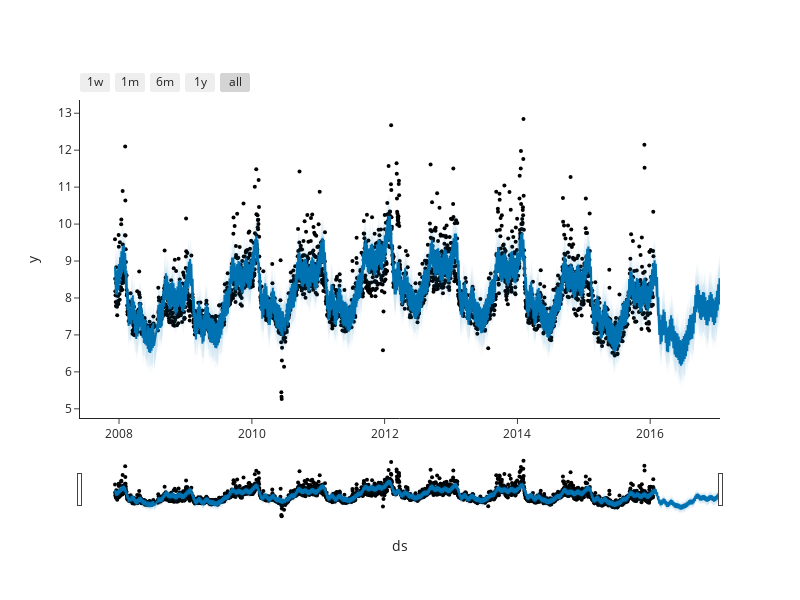

The code cell stored with this chart in its notebook:
### Markdown cell above
`df_forecast` is essentially a decomposition of our original trend and forecast, through Prophet. We can use this DataFrame to plot (and evaluate) the forecast.

### Code cell
fig = plot_plotly(model, df_forecast, figsize=(800, 600))
fig.update_layout(template='simple_white')

### Figure 1 — Plotly figure (JSON) as saved in the notebook; plotly's stock layout.template omitted (floating-point values rounded to 4 significant figures; data arrays with more than 128 entries replaced by an {"elided": "..."} marker saying what was removed)
{"data": [{"marker": {"color": "black", "size": 4}, "mode": "markers", "name": "Actual", "type": "scatter", "x": {"elided": "2905 str values"}, "y": {"elided": "2905 float values"}}, {"hoverinfo": "skip", "line": {"width": 0}, "mode": "lines", "type": "scatter", "x": {"elided": "3270 str values"}, "y": {"elided": "3270 float values"}}, {"fill": "tonexty", "fillcolor": "rgba(0, 114, 178, 0.2)", "line": {"color": "#0072B2", "width": 2}, "mode": "lines", "name": "Predicted", "type": "scatter", "x": {"elided": "3270 str values"}, "y": {"elided": "3270 float values"}}, {"fill": "tonexty", "fillcolor": "rgba(0, 114, 178, 0.2)", "hoverinfo": "skip", "line": {"width": 0}, "mode": "lines", "type": "scatter", "x": {"elided": "3270 str values"}, "y": {"elided": "3270 float values"}}], "layout": {"height": 600, "showlegend": false, "width": 800, "xaxis": {"rangeselector": {"buttons": [{"count": 7, "label": "1w", "step": "day", "stepmode": "backward"}, {"count": 1, "label": "1m", "step": "month", "stepmode": "backward"}, {"count": 6, "label": "6m", "step": "month", "stepmode": "backward"}, {"count": 1, "label": "1y", "step": "year", "stepmode": "backward"}, {"step": "all"}]}, "rangeslider": {"visible": true}, "title": {"text": "ds"}, "type": "date"}, "yaxis": {"title": {"text": "y"}}}}
